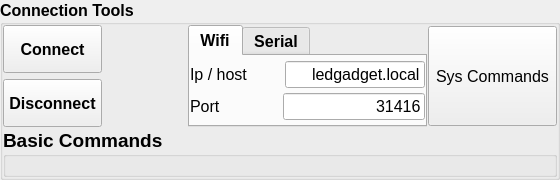
<?xml version="1.0" encoding="UTF-8"?>
<ui version="4.0">
 <class>connectWidget</class>
 <widget class="QGroupBox" name="connectWidget">
  <property name="geometry">
   <rect>
    <x>0</x>
    <y>0</y>
    <width>560</width>
    <height>180</height>
   </rect>
  </property>
  <property name="minimumSize">
   <size>
    <width>560</width>
    <height>180</height>
   </size>
  </property>
  <property name="maximumSize">
   <size>
    <width>700</width>
    <height>250</height>
   </size>
  </property>
  <property name="sizeIncrement">
   <size>
    <width>0</width>
    <height>0</height>
   </size>
  </property>
  <property name="font">
   <font>
    <pointsize>12</pointsize>
    <weight>75</weight>
    <bold>true</bold>
   </font>
  </property>
  <property name="windowTitle">
   <string>GroupBox</string>
  </property>
  <property name="title">
   <string>Connection Tools</string>
  </property>
  <layout class="QVBoxLayout" name="verticalLayout_4">
   <property name="spacing">
    <number>1</number>
   </property>
   <property name="leftMargin">
    <number>0</number>
   </property>
   <property name="topMargin">
    <number>0</number>
   </property>
   <property name="rightMargin">
    <number>0</number>
   </property>
   <property name="bottomMargin">
    <number>0</number>
   </property>
   <item>
    <layout class="QHBoxLayout" name="horizontalLayout_4">
     <property name="spacing">
      <number>1</number>
     </property>
     <item>
      <layout class="QVBoxLayout" name="verticalLayout_2">
       <property name="spacing">
        <number>0</number>
       </property>
       <item>
        <widget class="QToolButton" name="btnConnect">
         <property name="sizePolicy">
          <sizepolicy hsizetype="MinimumExpanding" vsizetype="MinimumExpanding">
           <horstretch>0</horstretch>
           <verstretch>0</verstretch>
          </sizepolicy>
         </property>
         <property name="minimumSize">
          <size>
           <width>48</width>
           <height>48</height>
          </size>
         </property>
         <property name="maximumSize">
          <size>
           <width>200</width>
           <height>200</height>
          </size>
         </property>
         <property name="text">
          <string>Connect</string>
         </property>
         <property name="icon">
          <iconset resource="resources.qrc">
           <normaloff>:/icons/icons/connect-icon.png</normaloff>:/icons/icons/connect-icon.png</iconset>
         </property>
         <property name="iconSize">
          <size>
           <width>32</width>
           <height>32</height>
          </size>
         </property>
        </widget>
       </item>
       <item>
        <spacer name="verticalSpacer">
         <property name="orientation">
          <enum>Qt::Vertical</enum>
         </property>
         <property name="sizeHint" stdset="0">
          <size>
           <width>20</width>
           <height>40</height>
          </size>
         </property>
        </spacer>
       </item>
       <item>
        <widget class="QToolButton" name="btnDisconnect">
         <property name="sizePolicy">
          <sizepolicy hsizetype="MinimumExpanding" vsizetype="MinimumExpanding">
           <horstretch>0</horstretch>
           <verstretch>0</verstretch>
          </sizepolicy>
         </property>
         <property name="minimumSize">
          <size>
           <width>48</width>
           <height>48</height>
          </size>
         </property>
         <property name="maximumSize">
          <size>
           <width>200</width>
           <height>200</height>
          </size>
         </property>
         <property name="text">
          <string>Disconnect</string>
         </property>
         <property name="icon">
          <iconset resource="resources.qrc">
           <normaloff>:/icons/icons/connected-icon.png</normaloff>:/icons/icons/connected-icon.png</iconset>
         </property>
         <property name="iconSize">
          <size>
           <width>32</width>
           <height>32</height>
          </size>
         </property>
        </widget>
       </item>
      </layout>
     </item>
     <item>
      <widget class="gWidgetTxRx" name="txWidget" native="true">
       <property name="minimumSize">
        <size>
         <width>50</width>
         <height>50</height>
        </size>
       </property>
       <property name="maximumSize">
        <size>
         <width>200</width>
         <height>200</height>
        </size>
       </property>
      </widget>
     </item>
     <item>
      <spacer name="horizontalSpacer_3">
       <property name="orientation">
        <enum>Qt::Horizontal</enum>
       </property>
       <property name="sizeHint" stdset="0">
        <size>
         <width>40</width>
         <height>20</height>
        </size>
       </property>
      </spacer>
     </item>
     <item>
      <widget class="QTabWidget" name="tabWidget">
       <property name="currentIndex">
        <number>0</number>
       </property>
       <widget class="QWidget" name="tabWifi">
        <attribute name="title">
         <string>Wifi</string>
        </attribute>
        <layout class="QHBoxLayout" name="horizontalLayout_3">
         <property name="spacing">
          <number>0</number>
         </property>
         <property name="leftMargin">
          <number>0</number>
         </property>
         <property name="topMargin">
          <number>0</number>
         </property>
         <property name="rightMargin">
          <number>0</number>
         </property>
         <property name="bottomMargin">
          <number>0</number>
         </property>
         <item>
          <layout class="QVBoxLayout" name="verticalLayout">
           <property name="spacing">
            <number>0</number>
           </property>
           <item>
            <layout class="QHBoxLayout" name="horizontalLayout">
             <property name="spacing">
              <number>0</number>
             </property>
             <item>
              <widget class="QLabel" name="label">
               <property name="font">
                <font>
                 <weight>50</weight>
                 <bold>false</bold>
                </font>
               </property>
               <property name="text">
                <string>Ip / host</string>
               </property>
              </widget>
             </item>
             <item>
              <spacer name="horizontalSpacer">
               <property name="orientation">
                <enum>Qt::Horizontal</enum>
               </property>
               <property name="sizeHint" stdset="0">
                <size>
                 <width>40</width>
                 <height>20</height>
                </size>
               </property>
              </spacer>
             </item>
             <item>
              <widget class="QLineEdit" name="editIP">
               <property name="font">
                <font>
                 <weight>50</weight>
                 <bold>false</bold>
                </font>
               </property>
               <property name="text">
                <string>ledgadget.local</string>
               </property>
               <property name="alignment">
                <set>Qt::AlignRight|Qt::AlignTrailing|Qt::AlignVCenter</set>
               </property>
              </widget>
             </item>
            </layout>
           </item>
           <item>
            <layout class="QHBoxLayout" name="horizontalLayout_2">
             <property name="spacing">
              <number>0</number>
             </property>
             <item>
              <widget class="QLabel" name="label_2">
               <property name="font">
                <font>
                 <weight>50</weight>
                 <bold>false</bold>
                </font>
               </property>
               <property name="text">
                <string>Port</string>
               </property>
              </widget>
             </item>
             <item>
              <spacer name="horizontalSpacer_2">
               <property name="orientation">
                <enum>Qt::Horizontal</enum>
               </property>
               <property name="sizeHint" stdset="0">
                <size>
                 <width>40</width>
                 <height>20</height>
                </size>
               </property>
              </spacer>
             </item>
             <item>
              <widget class="QLineEdit" name="editPort">
               <property name="font">
                <font>
                 <weight>50</weight>
                 <bold>false</bold>
                </font>
               </property>
               <property name="text">
                <string>31416</string>
               </property>
               <property name="alignment">
                <set>Qt::AlignRight|Qt::AlignTrailing|Qt::AlignVCenter</set>
               </property>
              </widget>
             </item>
            </layout>
           </item>
          </layout>
         </item>
        </layout>
       </widget>
       <widget class="QWidget" name="tabSerial">
        <attribute name="title">
         <string>Serial</string>
        </attribute>
        <layout class="QVBoxLayout" name="verticalLayout_3">
         <property name="spacing">
          <number>0</number>
         </property>
         <property name="leftMargin">
          <number>0</number>
         </property>
         <property name="topMargin">
          <number>0</number>
         </property>
         <property name="rightMargin">
          <number>0</number>
         </property>
         <property name="bottomMargin">
          <number>0</number>
         </property>
         <item>
          <layout class="QHBoxLayout" name="horizontalLayout_7">
           <item>
            <widget class="QToolButton" name="btnRefreshSerial">
             <property name="font">
              <font>
               <weight>50</weight>
               <bold>false</bold>
              </font>
             </property>
             <property name="text">
              <string>Refresh</string>
             </property>
            </widget>
           </item>
           <item>
            <layout class="QHBoxLayout" name="horizontalLayout_6">
             <property name="spacing">
              <number>0</number>
             </property>
             <item>
              <widget class="QLabel" name="label_3">
               <property name="font">
                <font>
                 <weight>50</weight>
                 <bold>false</bold>
                </font>
               </property>
               <property name="text">
                <string>Device</string>
               </property>
              </widget>
             </item>
             <item>
              <widget class="QComboBox" name="comboDevice">
               <property name="font">
                <font>
                 <weight>50</weight>
                 <bold>false</bold>
                </font>
               </property>
              </widget>
             </item>
            </layout>
           </item>
          </layout>
         </item>
         <item>
          <layout class="QHBoxLayout" name="horizontalLayout_5">
           <property name="spacing">
            <number>0</number>
           </property>
           <item>
            <widget class="QLabel" name="label_4">
             <property name="font">
              <font>
               <weight>50</weight>
               <bold>false</bold>
              </font>
             </property>
             <property name="text">
              <string>Speed</string>
             </property>
            </widget>
           </item>
           <item>
            <widget class="QComboBox" name="comboSpeed">
             <property name="font">
              <font>
               <weight>50</weight>
               <bold>false</bold>
              </font>
             </property>
             <property name="currentIndex">
              <number>2</number>
             </property>
             <item>
              <property name="text">
               <string>19200</string>
              </property>
             </item>
             <item>
              <property name="text">
               <string>57600</string>
              </property>
             </item>
             <item>
              <property name="text">
               <string>115200</string>
              </property>
             </item>
             <item>
              <property name="text">
               <string>230400</string>
              </property>
             </item>
            </widget>
           </item>
          </layout>
         </item>
         <item>
          <spacer name="verticalSpacer_2">
           <property name="orientation">
            <enum>Qt::Vertical</enum>
           </property>
           <property name="sizeHint" stdset="0">
            <size>
             <width>20</width>
             <height>40</height>
            </size>
           </property>
          </spacer>
         </item>
        </layout>
       </widget>
      </widget>
     </item>
     <item>
      <widget class="QToolButton" name="btnShowCommands">
       <property name="sizePolicy">
        <sizepolicy hsizetype="Fixed" vsizetype="MinimumExpanding">
         <horstretch>0</horstretch>
         <verstretch>0</verstretch>
        </sizepolicy>
       </property>
       <property name="minimumSize">
        <size>
         <width>0</width>
         <height>50</height>
        </size>
       </property>
       <property name="maximumSize">
        <size>
         <width>16777215</width>
         <height>100</height>
        </size>
       </property>
       <property name="font">
        <font>
         <pointsize>12</pointsize>
         <weight>50</weight>
         <bold>false</bold>
        </font>
       </property>
       <property name="text">
        <string>Sys Commands</string>
       </property>
       <property name="checkable">
        <bool>true</bool>
       </property>
      </widget>
     </item>
    </layout>
   </item>
   <item>
    <widget class="simpleProtocolCommandsGroupBox" name="basicCommandsgb">
     <property name="font">
      <font>
       <pointsize>14</pointsize>
      </font>
     </property>
     <property name="title">
      <string>Basic Commands</string>
     </property>
     <property name="checkable">
      <bool>false</bool>
     </property>
    </widget>
   </item>
  </layout>
 </widget>
 <customwidgets>
  <customwidget>
   <class>gWidgetTxRx</class>
   <extends>QWidget</extends>
   <header location="global">gwidgettxrx.h</header>
   <container>1</container>
  </customwidget>
  <customwidget>
   <class>simpleProtocolCommandsGroupBox</class>
   <extends>QGroupBox</extends>
   <header location="global">simpleprotocolcommandsgroupbox.h</header>
   <container>1</container>
  </customwidget>
 </customwidgets>
 <resources>
  <include location="resources.qrc"/>
 </resources>
 <connections/>
</ui>
